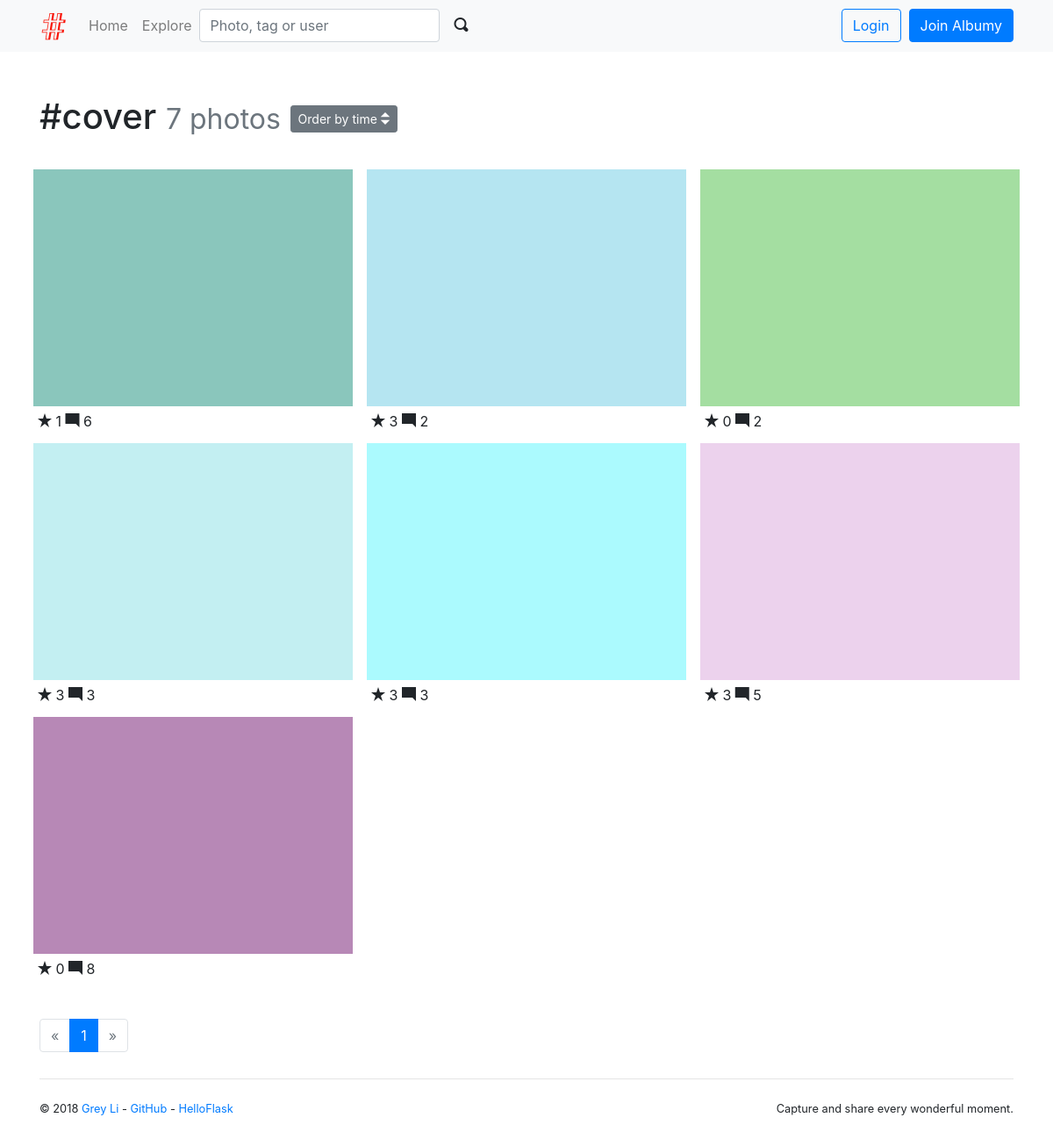
/tag/3, run on the app's committed database.
### albumy/models.py (models this page shows)
@whooshee.register_model('name')
class Tag(db.Model):
    id = db.Column(db.Integer, primary_key=True)
    name = db.Column(db.String(64), index=True, unique=True)
    photos = db.relationship('Photo', secondary=tagging, back_populates='tags')

@whooshee.register_model('description')
class Photo(db.Model):
    id = db.Column(db.Integer, primary_key=True)
    description = db.Column(db.String(500))
    filename = db.Column(db.String(64))
    filename_s = db.Column(db.String(64))
    filename_m = db.Column(db.String(64))
    timestamp = db.Column(db.DateTime, default=datetime.utcnow, index=True)
    can_comment = db.Column(db.Boolean, default=True)
    flag = db.Column(db.Integer, default=0)
    author_id = db.Column(db.Integer, db.ForeignKey('user.id'))
    author = db.relationship('User', back_populates='photos')
    comments = db.relationship('Comment', back_populates='photo', cascade='all')
    collectors = db.relationship('Collect', back_populates='collected', cascade='all')
    tags = db.relationship('Tag', secondary=tagging, back_populates='photos')

### albumy/blueprints/main.py (the view)
@main_bp.route('/tag/<int:tag_id>', defaults={'order': 'by_time'})
@main_bp.route('/tag/<int:tag_id>/<order>')
def show_tag(tag_id, order):
    tag = Tag.query.get_or_404(tag_id)
    page = request.args.get('page', 1, type=int)
    per_page = current_app.config['ALBUMY_PHOTO_PER_PAGE']
    order_rule = 'time'
    pagination = Photo.query.with_parent(tag).order_by(Photo.timestamp.desc()).paginate(page, per_page)
    photos = pagination.items
    if order == 'by_collects':
        photos.sort(key=lambda x: len(x.collectors), reverse=True)
        order_rule = 'collects'
    return render_template('main/tag.html', tag=tag, pagination=pagination, photos=photos, order_rule=order_rule)

### albumy/__init__.py (called while the page is built)
def register_template_context(app):
    @app.context_processor
    def make_template_context():
        if current_user.is_authenticated:
            notification_count = Notification.query.with_parent(current_user).filter_by(is_read=False).count()
        else:
            notification_count = None
        return dict(notification_count=notification_count)

### albumy/extensions.py (called while the page is built)
    def can(self, permission_name):
        return False

### albumy/templates/main/tag.html (shortened to what this page needs)
{% extends 'base.html' %}
{% from 'bootstrap/pagination.html' import render_pagination %}
{% from 'bootstrap/form.html' import render_form %}
{% from 'macros.html' import photo_card with context %}
{% block content %}
    <div class="page-header">
        <h1>#{{ tag.name }}
            <small class="text-muted">{{ tag.photos|length }} photos</small>
            <span class="dropdown">
            <button class="btn btn-secondary btn-sm" type="button" id="dropdownMenuButton" data-toggle="dropdown"
                    aria-haspopup="true" aria-expanded="false">
                Order by {{ order_rule }} <span class="oi oi-elevator"></span>
            </button>
        </span>
        </h1>
    </div>
    <div class="row">
        {% for photo in photos %}
            {{ photo_card(photo) }}
        {% endfor %}
    </div>
    <div class="page-footer">
        {{ render_pagination(pagination, align='center') }}
    </div>
{% endblock %}

### albumy/templates/macros.html (shortened to what this page needs)
{% macro photo_card(photo) %}
    <div class="photo-card card">
        <a class="card-thumbnail" href="{{ url_for('main.show_photo', photo_id=photo.id) }}">
            <img class="card-img-top portrait" src="{{ url_for('main.get_image', filename=photo.filename_s) }}">
        </a>
        <div class="card-body">
            <span class="oi oi-star"></span> {{ photo.collectors|length }}
            <span class="oi oi-comment-square"></span> {{ photo.comments|length }}
        </div>
    </div>
{% endmacro %}

### albumy/static/css/style.css (style rules this page uses)
.page-header { padding-top: 20px; padding-bottom: 20px; }
.page-footer { padding-top: 40px; }
nav { margin-bottom: 30px; }
.photo-card { float: left; width: 33.333%; padding: 0.5rem 0.5rem 0 0.5rem; border: 0; }
.photo-card .card-body { padding: 5px; }
.card-thumbnail { position: relative; width: auto; height: 20em; overflow: hidden; }
.card-thumbnail img { position: absolute; left: 50%; top: 50%; height: 100%; width: auto; -webkit-transform: translate(-50%, -50%); -ms-transform: translate(-50%, -50%); transform: translate(-50%, -50%); }
.card-thumbnail img.portrait { width: 100%; height: auto; }
@media (max-width: 1280px) { .card-thumbnail { height: 270px; } }

### data on the page
Tag: name "cover"
Photo: filename_s (picture), collectors|length "1", comments|length "6"
Photo: filename_s (picture), collectors|length "3", comments|length "2"
Photo: filename_s (picture), collectors|length "0", comments|length "2"
Photo: filename_s (picture), collectors|length "3", comments|length "3"
Photo: filename_s (picture), collectors|length "3", comments|length "3"
Photo: filename_s (picture), collectors|length "3", comments|length "5"
Photo: filename_s (picture), collectors|length "0", comments|length "8"

### other printed values
{{ render_nav_item('main.index', 'Home') }} "Home"
{{ render_nav_item('main.explore', 'Explore') }} "Explore"
{{ tag.photos|length }} "7"
{{ order_rule }} "time"
{{ render_pagination(pagination, align='center') }} "« 1 »"
